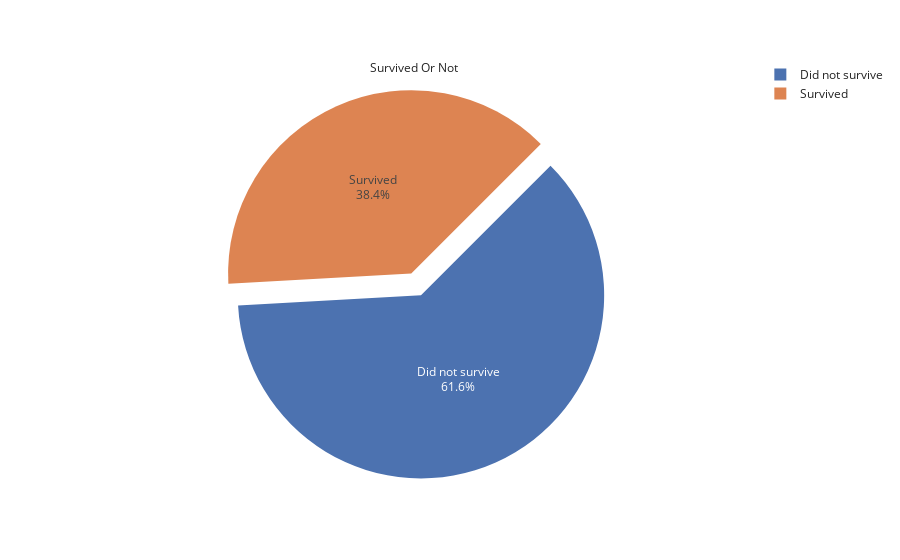

Notebook cell for this chart:
### Code cell
fig = px.pie(table,names='Label', values='Count',template='seaborn')
fig.update_traces(rotation=45, pull=[0.1,0.03,0.03,0.03,0.03],textinfo="percent+label", title='Survived Or Not')
fig.show()

### Figure 1 — Plotly figure (JSON) as saved in the notebook; plotly's stock layout.template omitted (floating-point values rounded to 4 significant figures)
{"data": [{"domain": {"x": [0, 1], "y": [0, 1]}, "hovertemplate": "Label=%{label}<br>Count=%{value}<extra></extra>", "labels": ["Did not survive", "Survived"], "legendgroup": "", "name": "", "pull": [0.1, 0.03, 0.03, 0.03, 0.03], "rotation": 45, "showlegend": true, "textinfo": "percent+label", "title": {"text": "Survived Or Not"}, "type": "pie", "values": [549, 342]}], "layout": {"legend": {"tracegroupgap": 0}, "margin": {"t": 60}}}
